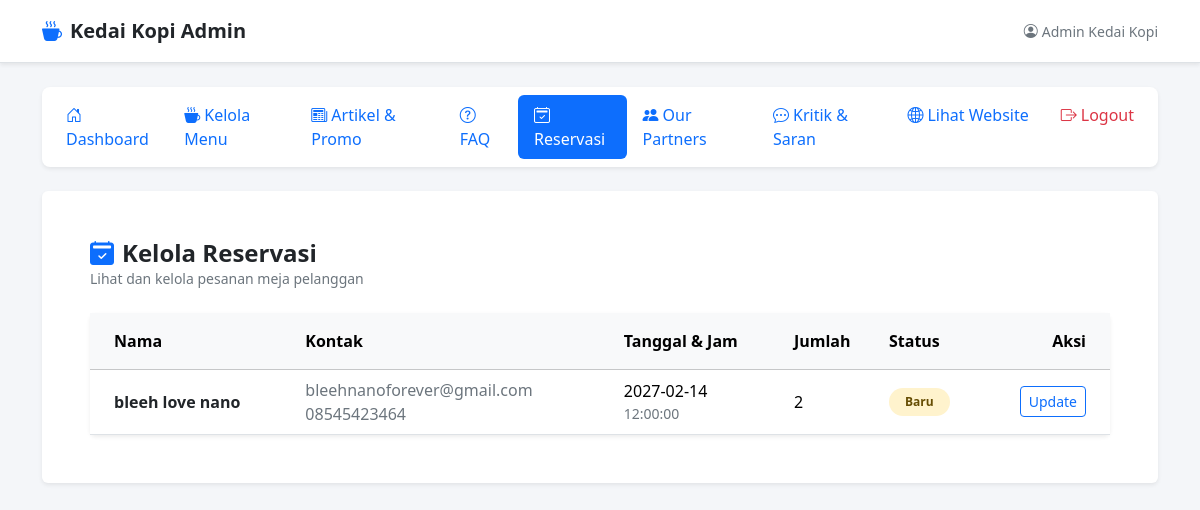
Page /dist/login/dashboard.php?page=reservasi (signed in) on the committed database.
### tables this page shows
CREATE TABLE IF NOT EXISTS `reservasi` (
  `id` INT NOT NULL AUTO_INCREMENT,
  `nama_pelanggan` VARCHAR(100) NOT NULL,
  `email` VARCHAR(100) DEFAULT NULL,
  `telepon` VARCHAR(20) DEFAULT NULL,
  `tanggal` DATE NOT NULL,
  `jam` TIME NOT NULL,
  `jumlah_orang` INT NOT NULL DEFAULT 1,
  `catatan` TEXT DEFAULT NULL,
  `status` ENUM('baru','dikonfirmasi','dibatalkan') NOT NULL DEFAULT 'baru',
  `created_at` DATETIME DEFAULT CURRENT_TIMESTAMP,
  PRIMARY KEY (`id`)
);

### dist/login/reservasi/list.php (the view, shortened to what this page needs)
<?php
$reservasiList = [];
$dbError = '';
$createTableQuery = "CREATE TABLE IF NOT EXISTS `reservasi` (
    `id` INT AUTO_INCREMENT PRIMARY KEY,
    `nama_pelanggan` VARCHAR(100) NOT NULL,
    `email` VARCHAR(100) NULL,
    `telepon` VARCHAR(20) NULL,
    `tanggal` DATE NOT NULL,
    `jam` TIME NOT NULL,
    `jumlah_orang` INT NOT NULL DEFAULT 1,
    `catatan` TEXT NULL,
    `status` ENUM('baru','dikonfirmasi','dibatalkan') NOT NULL DEFAULT 'baru',
    `created_at` DATETIME DEFAULT CURRENT_TIMESTAMP
) ENGINE=InnoDB DEFAULT CHARSET=utf8mb4 COLLATE=utf8mb4_general_ci;";
if ($conn->query($createTableQuery)) {
    $result = $conn->query("SELECT * FROM `reservasi` ORDER BY `tanggal` DESC, `jam` DESC, `id` DESC");
    if ($result) {
        while ($row = $result->fetch_assoc()) {
            $reservasiList[] = $row;
        }
    } else {
        $dbError = 'Gagal mengambil data reservasi: ' . $conn->error;
    }
} else {
    $dbError = 'Gagal menyiapkan tabel reservasi: ' . $conn->error;
}
?>
<div class="d-flex justify-content-between align-items-center mb-4 flex-wrap gap-2">
    <div>
        <h2 class="h4 mb-0 fw-bold text-dark"><i class="bi bi-calendar2-check-fill me-2 text-primary"></i>Kelola Reservasi</h2>
        <p class="text-secondary small mb-0">Lihat dan kelola pesanan meja pelanggan</p>
    </div>
</div>
<?php if ($dbError !== ''): ?>
    <div class="alert alert-danger" role="alert">
        <i class="bi bi-exclamation-octagon-fill me-2"></i><?= htmlspecialchars($dbError) ?>
    </div>
<?php else: ?>
    <div class="card border-0 shadow-sm bg-white">
        <div class="card-body p-0">
            <div class="table-responsive">
                <table class="table table-hover align-middle mb-0" style="min-width: 1000px;">
                    <thead class="table-light">
                        <tr>
                            <th class="ps-4 py-3">Nama</th>
                            <th class="py-3">Kontak</th>
                            <th class="py-3">Tanggal & Jam</th>
                            <th class="py-3">Jumlah</th>
                            <th class="py-3">Status</th>
                            <th class="pe-4 py-3 text-end">Aksi</th>
                        </tr>
                    </thead>
                    <tbody>
                        <?php if (count($reservasiList) === 0): ?>
                            <tr>
                                <td colspan="6" class="text-center py-5 text-secondary">Belum ada reservasi.</td>
                            </tr>
                        <?php else: ?>
                            <?php foreach ($reservasiList as $item): ?>
                                <tr>
                                    <td class="ps-4 fw-bold text-dark"><?= htmlspecialchars($item['nama_pelanggan']) ?></td>
                                    <td class="text-secondary">
                                        <div><?= htmlspecialchars($item['email']) ?></div>
                                        <div><?= htmlspecialchars($item['telepon']) ?></div>
                                    </td>
                                    <td>
                                        <div><?= htmlspecialchars($item['tanggal']) ?></div>
                                        <div class="text-secondary small"><?= htmlspecialchars($item['jam']) ?></div>
                                    </td>
                                    <td><?= (int) $item['jumlah_orang'] ?></td>
                                    <td>
                                        <?php if ($item['status'] === 'dikonfirmasi'): ?>
                                            <span class="badge bg-success-subtle text-success-emphasis rounded-pill px-3 py-2 small">Dikonfirmasi</span>
                                        <?php elseif ($item['status'] === 'dibatalkan'): ?>
                                            <span class="badge bg-danger-subtle text-danger-emphasis rounded-pill px-3 py-2 small">Dibatalkan</span>
                                        <?php else: ?>
                                            <span class="badge bg-warning-subtle text-warning-emphasis rounded-pill px-3 py-2 small">Baru</span>
                                        <?php endif; ?>
                                    </td>
                                    <td class="pe-4 text-end">
                                        <a href="dashboard.php?page=reservasi_update&id=<?= $item['id'] ?>" class="btn btn-outline-primary btn-sm">Update</a>
                                    </td>
                                </tr>
                            <?php endforeach; ?>
                        <?php endif; ?>
                    </tbody>
                </table>
            </div>
        </div>
    </div>
<?php endif; ?>

### dist/login/dashboard.php (style rules this page uses)
body { background-color: #f4f6f9; }

### rows in the picture
reservasi: nama_pelanggan "bleeh love nano", email "bleehnanoforever@gmail.com", telepon "08545423464", tanggal "2027-02-14", jam "12:00:00", jumlah_orang "2", status "Baru"

### other values in the picture
$userName "Admin Kedai Kopi"
